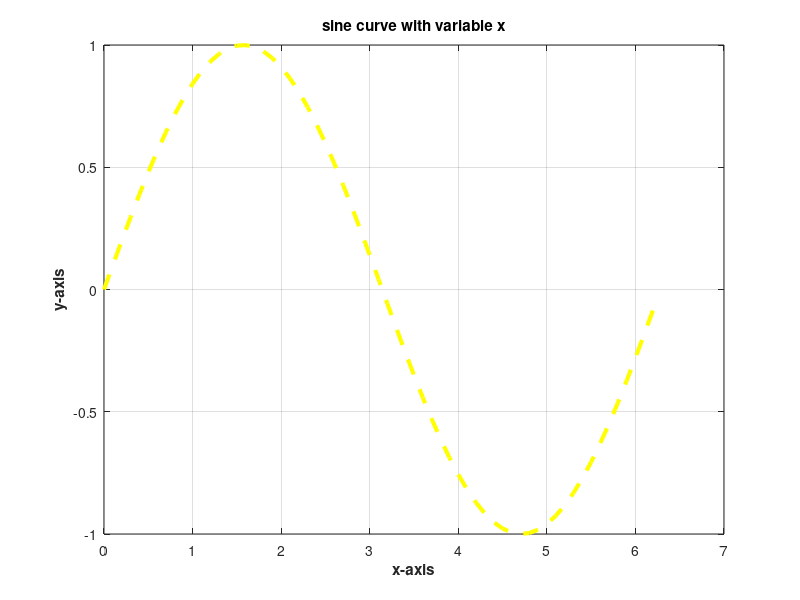

This chart was generated by the following MATLAB code:
x = 0 : 0.1 : 2*pi ; %ranging of value x from zero to pi with interval of 0.1

y = sin(x); %sine curve as a function of y

plot(x,y,'y--','LineWidth',3); %using plot function for esiblishing relation b/w  x and y

xlabel('x-axis','FontWeight','bold');%xlabel used for represnting x-axis
ylabel('y-axis','FontWeight','bold');%ylable usef for represnting y-axis
title ('sine curve with variable x');%title is used as header on plot
grid on
